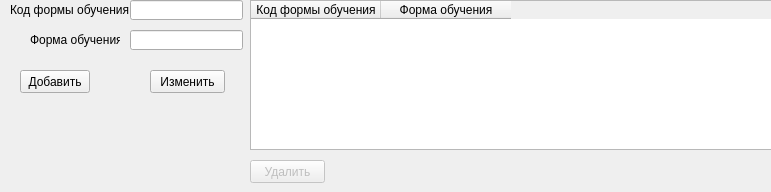
<?xml version="1.0" encoding="UTF-8"?>
<ui version="4.0">
 <class>Form</class>
 <widget class="QWidget" name="Form">
  <property name="geometry">
   <rect>
    <x>0</x>
    <y>0</y>
    <width>771</width>
    <height>192</height>
   </rect>
  </property>
  <property name="windowTitle">
   <string>Form</string>
  </property>
  <widget class="QLabel" name="label_31">
   <property name="geometry">
    <rect>
     <x>30</x>
     <y>30</y>
     <width>90</width>
     <height>20</height>
    </rect>
   </property>
   <property name="text">
    <string>Форма обучения</string>
   </property>
  </widget>
  <widget class="QLineEdit" name="line2">
   <property name="geometry">
    <rect>
     <x>130</x>
     <y>30</y>
     <width>113</width>
     <height>20</height>
    </rect>
   </property>
  </widget>
  <widget class="QLabel" name="label_30">
   <property name="geometry">
    <rect>
     <x>10</x>
     <y>0</y>
     <width>120</width>
     <height>20</height>
    </rect>
   </property>
   <property name="text">
    <string>Код формы обучения</string>
   </property>
  </widget>
  <widget class="QLineEdit" name="line">
   <property name="geometry">
    <rect>
     <x>130</x>
     <y>0</y>
     <width>113</width>
     <height>20</height>
    </rect>
   </property>
  </widget>
  <widget class="QTableWidget" name="FormTable">
   <property name="geometry">
    <rect>
     <x>250</x>
     <y>0</y>
     <width>540</width>
     <height>150</height>
    </rect>
   </property>
   <property name="alternatingRowColors">
    <bool>true</bool>
   </property>
   <property name="selectionBehavior">
    <enum>QAbstractItemView::SelectRows</enum>
   </property>
   <property name="showGrid">
    <bool>false</bool>
   </property>
   <attribute name="horizontalHeaderDefaultSectionSize">
    <number>130</number>
   </attribute>
   <attribute name="verticalHeaderVisible">
    <bool>false</bool>
   </attribute>
   <column>
    <property name="text">
     <string>Код формы обучения</string>
    </property>
   </column>
   <column>
    <property name="text">
     <string>Форма обучения</string>
    </property>
   </column>
  </widget>
  <widget class="QPushButton" name="AppendSubject">
   <property name="geometry">
    <rect>
     <x>20</x>
     <y>70</y>
     <width>70</width>
     <height>23</height>
    </rect>
   </property>
   <property name="text">
    <string>Добавить</string>
   </property>
  </widget>
  <widget class="QPushButton" name="Change">
   <property name="geometry">
    <rect>
     <x>150</x>
     <y>70</y>
     <width>75</width>
     <height>23</height>
    </rect>
   </property>
   <property name="text">
    <string>Изменить</string>
   </property>
  </widget>
  <widget class="QPushButton" name="DeleteButton">
   <property name="enabled">
    <bool>false</bool>
   </property>
   <property name="geometry">
    <rect>
     <x>250</x>
     <y>160</y>
     <width>75</width>
     <height>23</height>
    </rect>
   </property>
   <property name="text">
    <string>Удалить</string>
   </property>
  </widget>
 </widget>
 <tabstops>
  <tabstop>line</tabstop>
  <tabstop>line2</tabstop>
  <tabstop>AppendSubject</tabstop>
  <tabstop>FormTable</tabstop>
 </tabstops>
 <resources/>
 <connections/>
</ui>
